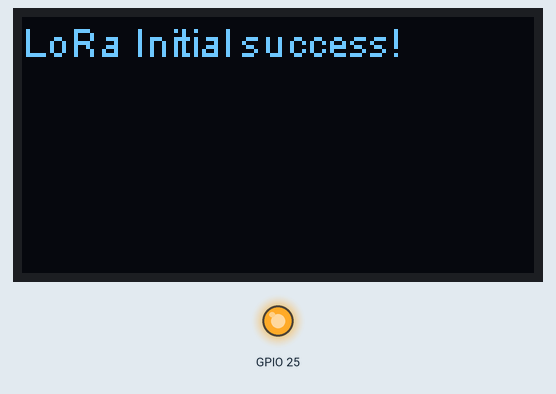
This sketch was run on a simulated ESP32. Parts: 128×64 one-colour display, output pins drawn as LEDs (lit = HIGH). Dashed ring = blinking. WiFi joins after 1.5 s; servers stay silent unless stated.

Above: at 2.1 s.
At 6.0 s:
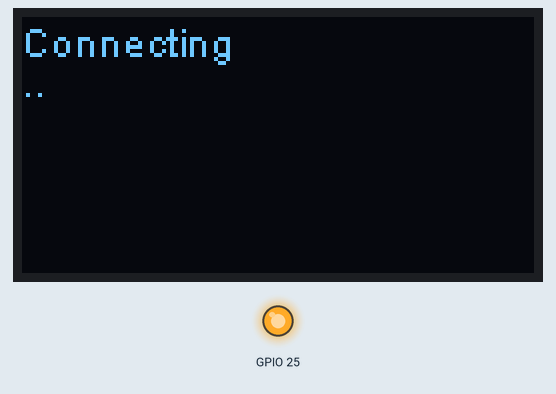
At 7.1 s:
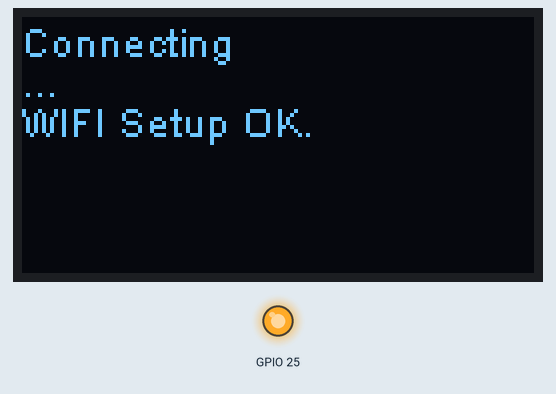
At 7.6 s:
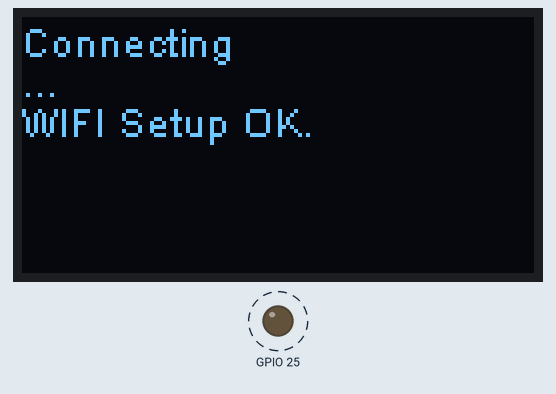
Timing chart, 0 to 40.0 s (numbered marks = the images above):
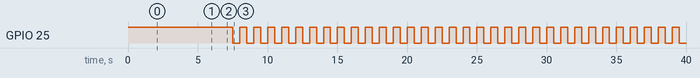

The sketch:

WiFi_test.ino
```cpp
#include <Wire.h>  // Only needed for Arduino 1.6.5 and earlier
#include "heltec.h" // alias for `#include "SSD1306Wire.h"`
#include "WiFi.h"

void WIFISetUp(void)
{
  // Set WiFi to station mode and disconnect from an AP if it was previously connected
  WiFi.disconnect(true);
  delay(1000);
  WiFi.mode(WIFI_STA);
  WiFi.setAutoConnect(true);
  WiFi.begin("lehnert","4pilence");
  delay(100);

  Heltec.display -> clear();
  Heltec.display -> drawString(0, 0, "Connecting");
  byte count = 0;
  while(WiFi.status() != WL_CONNECTED && count<15)
  {
    count ++;
    char line[16];
    line[15] = '\0';
    for (int i=0; i<15; i++) line[i]=' ';
    for (int i=0; i<count; i++) line[i]='.';
    Heltec.display -> drawString(0, 10, line);
    Heltec.display -> display();
    delay(500);
  }
  if(WiFi.status() == WL_CONNECTED)
  {
    Heltec.display -> drawString(0, 20, "WIFI Setup OK.");
    Heltec.display -> display();
  } else {
    Heltec.display -> drawString(0, 20, "WIFI Setup failed.");
    Heltec.display -> display();
  }
  delay(500);
}


void setup()
{

  pinMode(LED,OUTPUT);
  digitalWrite(LED,HIGH);

  delay(2000);

  Heltec.begin(true /*DisplayEnable Enable*/, true /*Serial Enable*/);
  Heltec.display->init();
  Heltec.display->flipScreenVertically();
  Heltec.display->setFont(ArialMT_Plain_10);

  delay(2000);

  WIFISetUp();

  digitalWrite(LED,LOW);

}

void loop()
{

  delay(500);
  digitalWrite(LED,HIGH);
  delay(500);
  digitalWrite(LED,LOW);

}
```

Measured:
- by itself, GPIO 25: alternates HIGH for 0.50 s and LOW for 0.50 s
